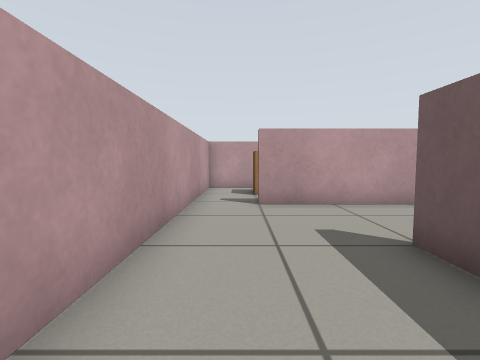
[1] (above)

16 first-person views from a walk through a Gazebo world. The camera is 0.57 m above the floor, tilts 4° down and sees 85° across. The floor is counted in squares, 0.5 m on a side. Each view is taken from the middle of a square. On the plan, view 1 faces up. The plan holds only what a view shows up to about 12 squares ahead; the rest is blank. Simple patterns stand in for the simulator's built-in surfaces.

[2]
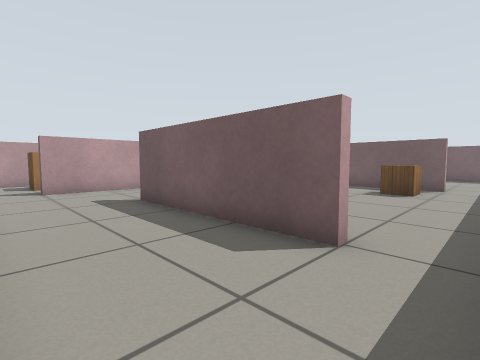

[3]
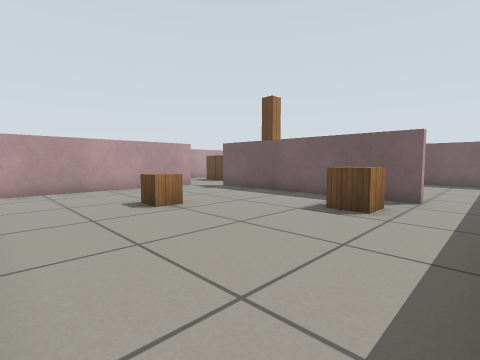

[4]
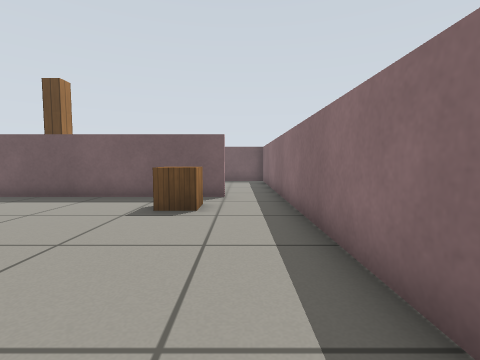

[5]
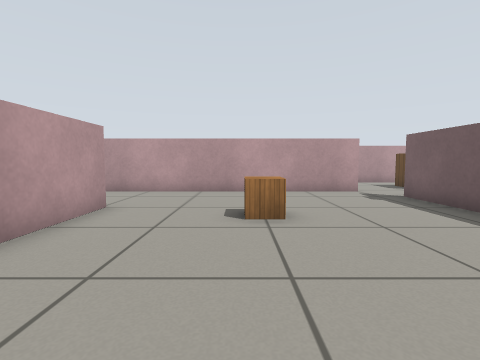

[6]
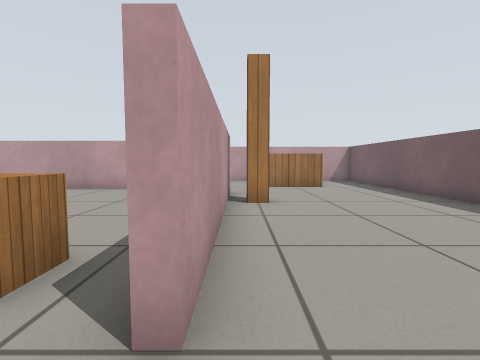

[7]
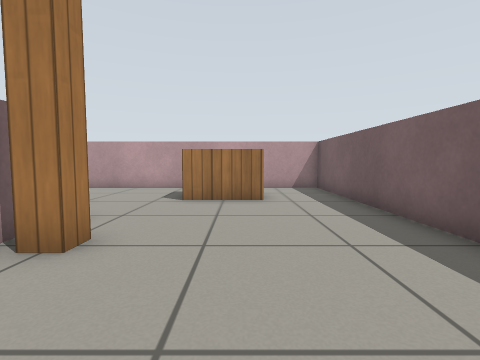

[8]
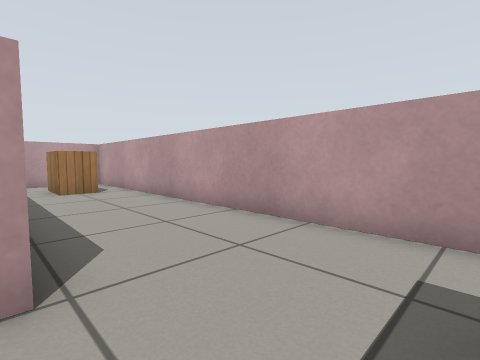

[9]
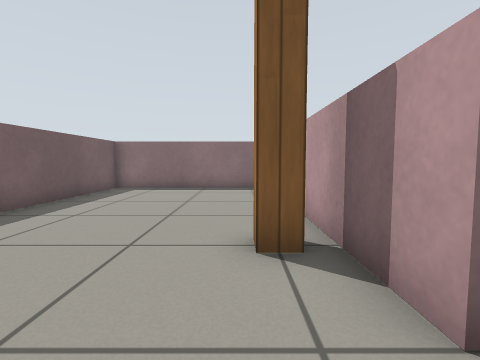

[10]
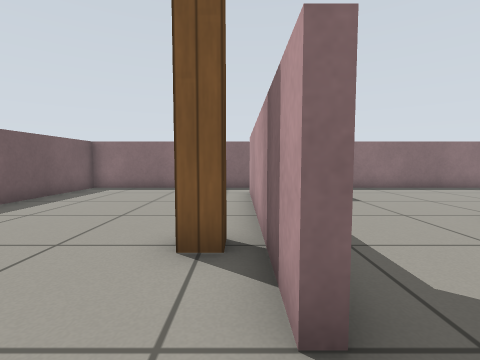

[11]
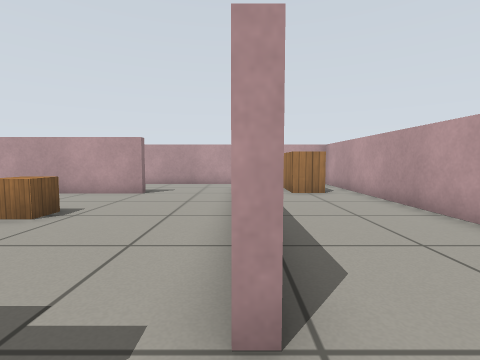

[12]
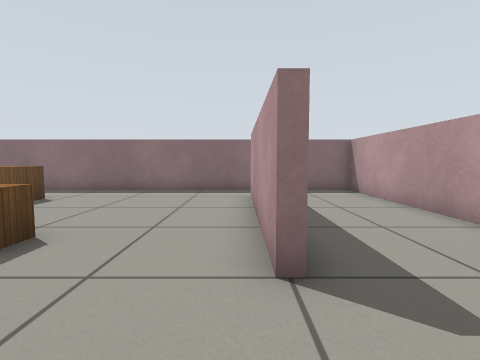

[13]
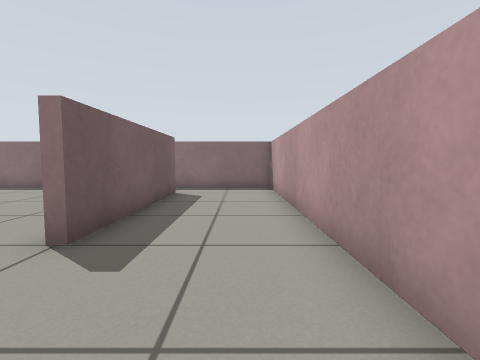

[14]
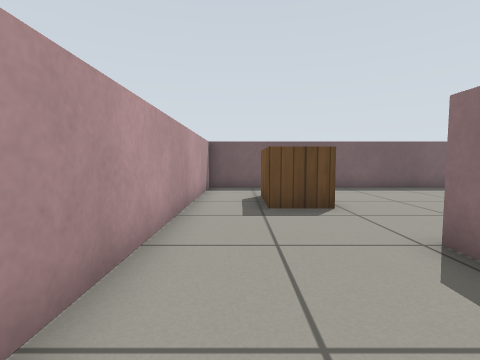

[15]
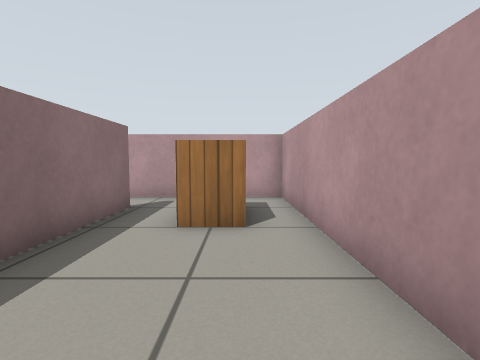

[16]
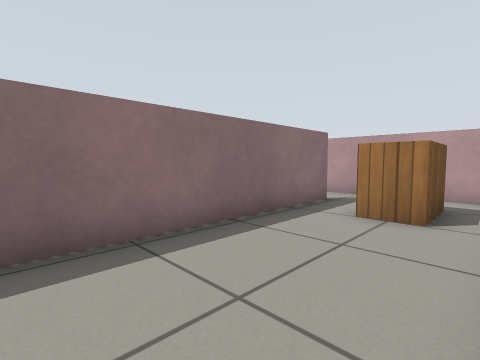

### Floor plan
Points are (right, up) in squares from view 1. A wall is a line through its corners. A room is listed if a view was taken in it or the views show most of it. See-through windows are left out.
Room 1 (views 1, 2, 3, 4, 5, 12)
walls: (2.8, -2.5) (2.4, -2.5) (2.4, 3.5) (2.7, 3.5) (2.7, -2.2); (11.4, -2.5) (11.4, 5.5); (10.5, 6.9) (0.5, 6.9); (-1.4, 6.5) (-1.4, -4.4) (10.5, -4.4)
ways out: opening at (-0.5, 7) to room 2; opening at (11, -3.5) to room 2; opening at (11, 6) to room 2
objects: crate (6, 2) to (7, 3); crate (9, -2) to (10, -1)
Room 2 (views 6, 7, 8, 9, 10, 11, 13, 14, 15, 16)
walls: (11.4, 5.5) (11.6, 5.5) (11.6, 4.4); (11.6, 2.6) (11.6, -2.5) (11.4, -2.5); (9.9, 7.3) (10.5, 7.3) (10.5, 6.9); (10.5, -4.4) (18.4, -4.4) (18.4, 11.4) (-1.4, 11.4) (-1.4, 6.5); (0.4, 7.3) (8, 7.3)
ways out: opening at (-0.5, 7) to room 1; opening at (11, -3.5) to room 1; opening at (11, 6) to room 1
objects: wooden box (1, 9) to (2, 10); pillar (12, 3) to (13, 4); wooden box (14, 8) to (15, 9)

Where each view was taken, in squares from view 1:
view 1: 0 up, 0 right, facing up
view 2: 4 down, 1 left, facing up-right
view 3: 4 down, 3 right, facing up-right
view 4: 3 down, 3 right, facing right
view 5: 3 down, 6 right, facing up
view 6: 4 down, 12 right, facing up
view 7: 0 up, 15 right, facing up
view 8: 7 up, 13 right, facing up-left
view 9: 7 up, 13 right, facing down
view 10: 7 up, 12 right, facing down
view 11: 7 up, 12 right, facing left
view 12: 6 up, 3 right, facing down
view 13: 7 up, 0 right, facing down
view 14: 10 up, 7 right, facing right
view 15: 10 up, 7 right, facing left
view 16: 11 up, 8 right, facing down-left
